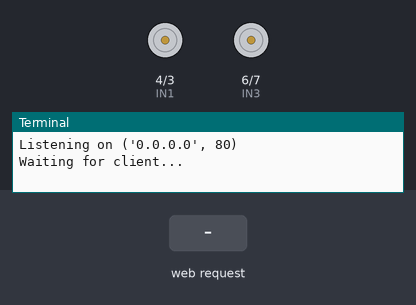
Simulated run of this program. Board: Raspberry Pi (BCM pin numbers). Parts: motor-driver pin pairs drawn as motors (green arrow = first pin HIGH = forward, orange = second pin HIGH = backward, longer = more drive, scaled by the enable pin), the last lines printed to the terminal. The inputs (shaded band) are chosen by the test bench.

Above: at 1.2 s.
1.3 s: HTTP request for /start received
At 2.5 s:
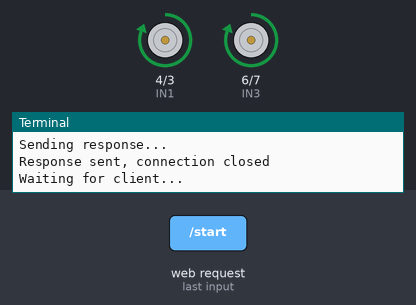
2.8 s: HTTP request for /left received
At 3.6 s:
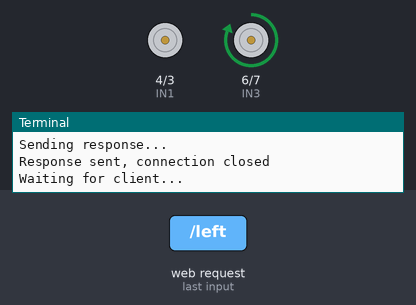
4.3 s: HTTP request for /right received
At 4.8 s:
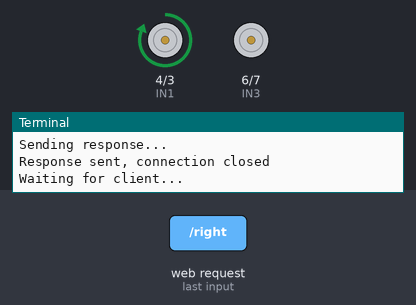
5.8 s: HTTP request for /back received
At 7.1 s:
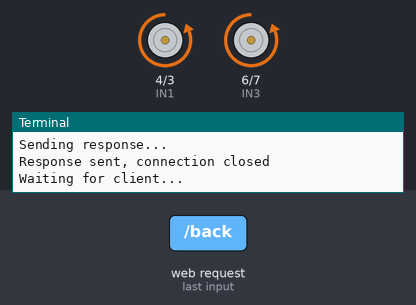
Timing chart, 0 to 8.3 s (numbered marks = the images above; inputs shaded):
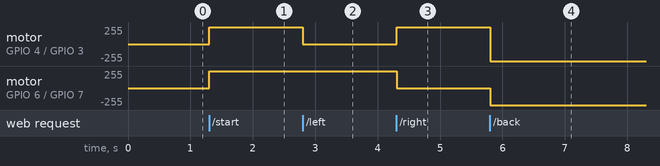

Measured:
- after the input at 1.3 s, motor on GPIO 4 (IN1) / GPIO 3 (IN2), motor on GPIO 6 (IN3) / GPIO 7 (IN4): stopped → forward 255/255 at once
- after the input at 2.8 s, motor on GPIO 4 (IN1) / GPIO 3 (IN2): forward 255/255 → stopped at once
- after the input at 4.3 s, motor on GPIO 4 (IN1) / GPIO 3 (IN2): stopped → forward 255/255 at once; motor on GPIO 6 (IN3) / GPIO 7 (IN4): forward 255/255 → stopped at once
- after the input at 5.8 s, motor on GPIO 4 (IN1) / GPIO 3 (IN2): forward 255/255 → backward 255/255 at once; motor on GPIO 6 (IN3) / GPIO 7 (IN4): stopped → backward 255/255 at once

The program:

socket_motor.py
```python
# socket_motor.py
import RPi.GPIO as GPIO
import socket
import time

# Set GPIO mode
GPIO.setmode(GPIO.BCM)
GPIO.setwarnings(False)

# Motor 1 control pins
ENA = 2
IN1 = 4
IN2 = 3

# Motor 2 control pins
ENB = 5
IN3 = 6
IN4 = 7

# Set initial state
GPIO.setup(ENA, GPIO.OUT)
GPIO.setup(IN1, GPIO.OUT)
GPIO.setup(IN2, GPIO.OUT)

GPIO.setup(ENB, GPIO.OUT)
GPIO.setup(IN3, GPIO.OUT)
GPIO.setup(IN4, GPIO.OUT)

# Set PWM frequency and start with duty cycle 0 (stopped)
pwm1 = GPIO.PWM(ENA, 1000)  # 1 kHz
pwm2 = GPIO.PWM(ENB, 1000)  # 1 kHz
pwm1.start(0)
pwm2.start(0)

# Create a socket server
addr = ('0.0.0.0', 80)
s = socket.socket(socket.AF_INET, socket.SOCK_STREAM)
s.bind(addr)
s.listen(1)

print('Listening on', addr)

def handle_request(req):
    print('Request:', req)  # Debug print
    if 'GET /start' in req:
        pwm1.ChangeDutyCycle(100)  # Start motor 1
        GPIO.output(IN1, GPIO.HIGH)
        GPIO.output(IN2, GPIO.LOW)

        pwm2.ChangeDutyCycle(100)  # Start motor 2
        GPIO.output(IN3, GPIO.HIGH)
        GPIO.output(IN4, GPIO.LOW)

        return 'Motor started'
    elif 'GET /stop' in req:
        pwm1.ChangeDutyCycle(0)  # Stop motor 1
        GPIO.output(IN1, GPIO.LOW)
        GPIO.output(IN2, GPIO.LOW)

        pwm2.ChangeDutyCycle(0)  # Stop motor 2
        GPIO.output(IN3, GPIO.LOW)
        GPIO.output(IN4, GPIO.LOW)

        return 'Motor stopped'
    elif 'GET /left' in req:
        pwm1.ChangeDutyCycle(0)  # Stop motor 1
        GPIO.output(IN1, GPIO.LOW)
        GPIO.output(IN2, GPIO.LOW)

        pwm2.ChangeDutyCycle(100)  # Start motor 2
        GPIO.output(IN3, GPIO.HIGH)
        GPIO.output(IN4, GPIO.LOW)

        return 'Moving left'
    elif 'GET /right' in req:
        pwm1.ChangeDutyCycle(100)  # Start motor 1
        GPIO.output(IN1, GPIO.HIGH)
        GPIO.output(IN2, GPIO.LOW)

        pwm2.ChangeDutyCycle(0)  # Stop motor 2
        GPIO.output(IN3, GPIO.LOW)
        GPIO.output(IN4, GPIO.LOW)

        return 'Moving right'
    elif 'GET /back' in req:
        pwm1.ChangeDutyCycle(100)  # Move motor 1 backwards
        GPIO.output(IN1, GPIO.LOW)
        GPIO.output(IN2, GPIO.HIGH)

        pwm2.ChangeDutyCycle(100)  # Move motor 2 backwards
        GPIO.output(IN3, GPIO.LOW)
        GPIO.output(IN4, GPIO.HIGH)

        return 'Moving backwards'
    return 'Invalid request'

while True:
    print('Waiting for client...')
    cl, addr = s.accept()
    print('Client connected from', addr)  # Debug print
    request = cl.recv(1024)
    request = str(request)
    print('Received request:', request)  # Debug print
    response = handle_request(request)
    print('Response:', response)  # Debug print

    html = """<!DOCTYPE html>
    <html>
    <head>
        <title>Motor Control</title>
    </head>
    <body>
        <h1>Motor Control</h1>
        <form action="/start">
            <button type="submit">Start Motor</button>
        </form>
        <form action="/stop">
            <button type="submit">Stop Motor</button>
        </form>
        <form action="/left">
            <button type="submit">Move Left</button>
        </form>
        <form action="/right">
            <button type="submit">Move Right</button>
        </form>
        <form action="/back">
            <button type="submit">Move Back</button>
        </form>
        <p>{}</p>
    </body>
    </html>
    """.format(response)

    print('Sending response...')
    cl.send(b'HTTP/1.1 200 OK\r\nContent-Type: text/html\r\n\r\n')
    cl.send(html.encode('utf-8'))
    cl.close()
    print('Response sent, connection closed')
```
